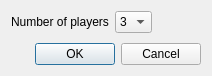
<?xml version="1.0" encoding="UTF-8"?>
<ui version="4.0">
 <class>GameConfigDialog</class>
 <widget class="QDialog" name="GameConfigDialog">
  <property name="geometry">
   <rect>
    <x>0</x>
    <y>0</y>
    <width>212</width>
    <height>76</height>
   </rect>
  </property>
  <property name="windowTitle">
   <string>Dialog</string>
  </property>
  <layout class="QVBoxLayout" name="verticalLayout">
   <item>
    <layout class="QFormLayout" name="formLayout">
     <property name="fieldGrowthPolicy">
      <enum>QFormLayout::FieldsStayAtSizeHint</enum>
     </property>
     <item row="1" column="0">
      <widget class="QLabel" name="label">
       <property name="text">
        <string>Number of players</string>
       </property>
       <property name="alignment">
        <set>Qt::AlignLeading|Qt::AlignLeft|Qt::AlignVCenter</set>
       </property>
      </widget>
     </item>
     <item row="1" column="1">
      <widget class="QComboBox" name="comboBox">
       <item>
        <property name="text">
         <string>3</string>
        </property>
       </item>
       <item>
        <property name="text">
         <string>4</string>
        </property>
       </item>
       <item>
        <property name="text">
         <string>5</string>
        </property>
       </item>
      </widget>
     </item>
    </layout>
   </item>
   <item>
    <widget class="QDialogButtonBox" name="buttonBox">
     <property name="orientation">
      <enum>Qt::Horizontal</enum>
     </property>
     <property name="standardButtons">
      <set>QDialogButtonBox::Cancel|QDialogButtonBox::Ok</set>
     </property>
    </widget>
   </item>
  </layout>
 </widget>
 <resources/>
 <connections>
  <connection>
   <sender>buttonBox</sender>
   <signal>accepted()</signal>
   <receiver>GameConfigDialog</receiver>
   <slot>accept()</slot>
   <hints>
    <hint type="sourcelabel">
     <x>248</x>
     <y>254</y>
    </hint>
    <hint type="destinationlabel">
     <x>157</x>
     <y>274</y>
    </hint>
   </hints>
  </connection>
  <connection>
   <sender>buttonBox</sender>
   <signal>rejected()</signal>
   <receiver>GameConfigDialog</receiver>
   <slot>reject()</slot>
   <hints>
    <hint type="sourcelabel">
     <x>316</x>
     <y>260</y>
    </hint>
    <hint type="destinationlabel">
     <x>286</x>
     <y>274</y>
    </hint>
   </hints>
  </connection>
 </connections>
</ui>
